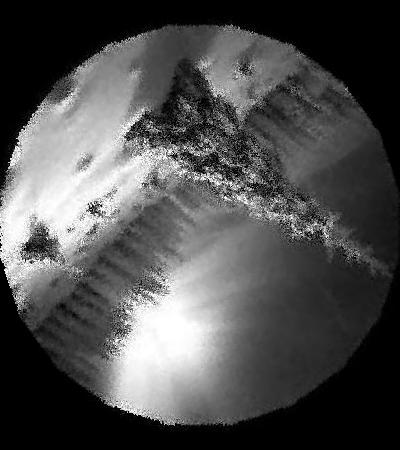
#> input picture example.jpg, 400 x 450 px
$ python module_11_1.py
#> lines starting #> are read from the running program, lines starting #| are printed output that depends on the picture
import random
from PIL import Image
import numpy as np


with Image.open('example.jpg') as im:
#> im is the input picture: PIL image 400x450 L; min 0, max 255, mean 78.7
    im = im.rotate(18).resize((400,450)).convert('L')
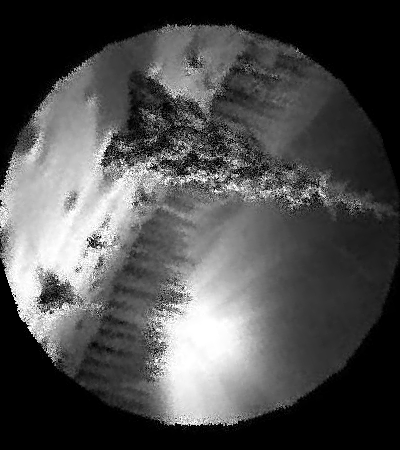
#> im: PIL image 400x450 L; min 0, max 255, mean 78.6
    im.save('example.jpg')
    im.save('example.png')


massiv = np.array([[1,2,3],[4,5,6]],int)
print(massiv[1,2])
print(massiv.shape)
rand = random.randint(0,10)
f = True if rand in massiv else False
print(rand)
print(f)
zero_massiv = np.zeros(7,int)
print(zero_massiv)
rand_massiv = np.random.randint(0,10,3)
rand_massiv1 = np.random.randint(0,10,3)
print(rand_massiv)
print(rand_massiv1)
print(rand_massiv1+rand_massiv)
